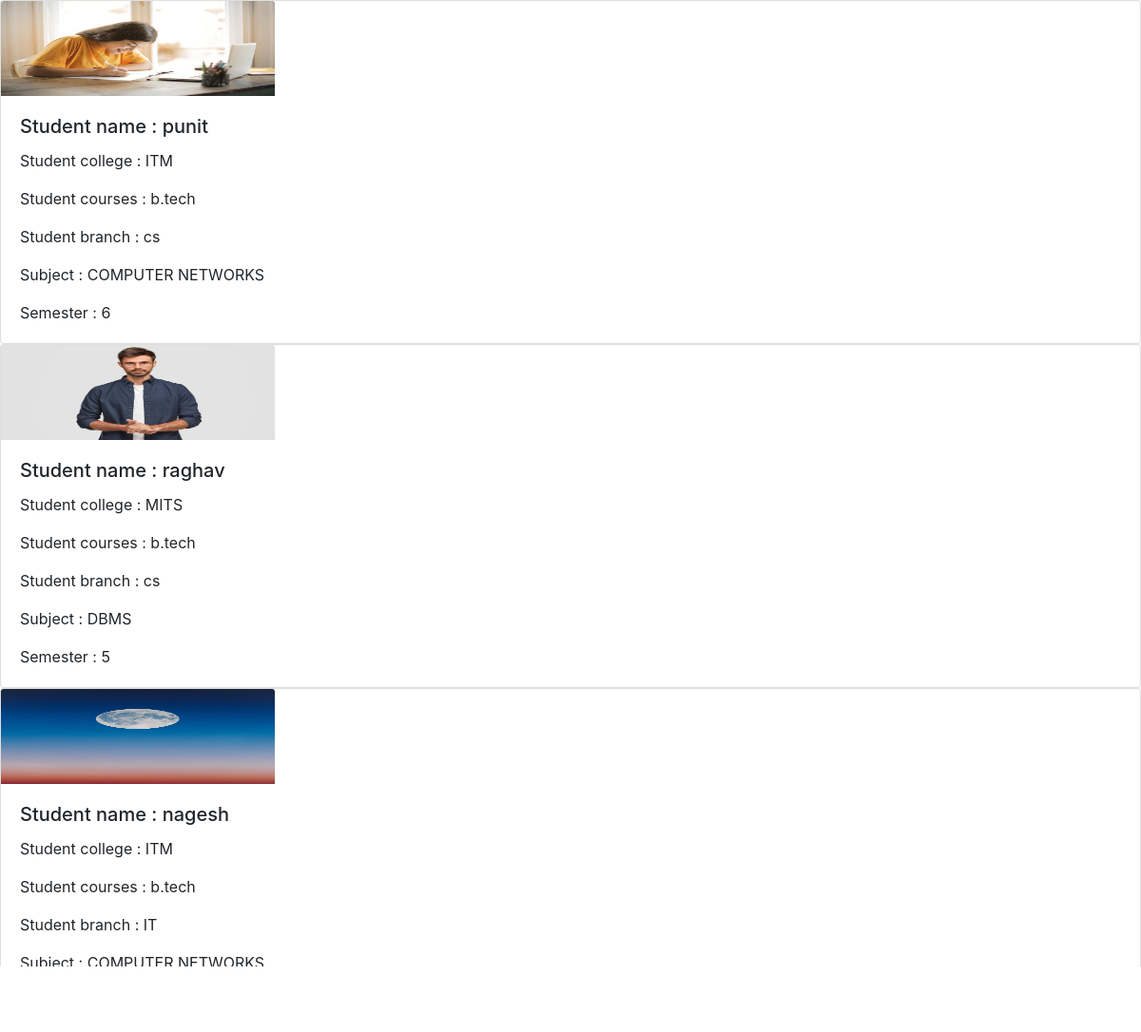
Page /studentprofile on the committed database.
### college/models.py (models this page shows, shortened)
class Student(models.Model):
    sid=models.AutoField
    sname=models.CharField(max_length=50)
    colname = models.CharField(max_length=50)
    semail=models.CharField(max_length=50)
    smob=models.CharField(max_length=12)
    sadd=models.CharField(max_length=100)
    scity=models.CharField(max_length=50)
    scourse=models.CharField(max_length=50)
    sbranch=models.CharField(max_length=50)
    ssubject=models.CharField(max_length=20)
    sdesc=models.CharField(max_length=50)
    ssem=models.CharField(max_length=5)
    spass = models.CharField(max_length=20, default='12345')
    simg = models.ImageField(upload_to="college/images", default='')

### projectosp/views.py (the view)
# urls.py: path('studentprofile',views.studentprofile,name='studentprofile'),
def studentprofile(request):
    student = request.GET.get('Student')
    student = Student.objects.all()
    Params = {'Student':student}
    return render(request,'studentprofile.html',Params)

### templates/studentprofile.html (shortened to what this page needs)
<!DOCTYPE html>
{% load static %}
<html lang="en">
<head>
    <title>Document</title><link rel="stylesheet" href="https://maxcdn.bootstrapcdn.com/bootstrap/4.0.0/css/bootstrap.min.css">
</head>
<body>
    {% for Student in Student %}
    <div class="card-deck">
        <div class="card">
            <img class="card-img-top" src="media/{{Student.simg}}" alt="Card image cap" style="max-width: 18rem; float: right;" height="100vh;">
          <div class="card-body">
            <h5 class="card-title">Student name : {{Student.sname}}</h5>
            <p class="card-text">Student college : {{Student.colname}}</p>
            <p class="card-text">Student courses : {{Student.scourse}}</p>
            <p class="card-text">Student branch : {{Student.sbranch}}</p>
            <p class="card-text">Subject : {{Student.ssubject}}</p>
            <p class="card-text">Semester : {{Student.ssem}}</p>
          </div>
        </div>
      </div>
    {% endfor %}
</body>
</html>

### rows in the picture
Student: simg (picture), sname "punit", colname "ITM", scourse "b.tech", sbranch "cs", ssubject "COMPUTER NETWORKS", ssem "6"
Student: simg (picture), sname "raghav", colname "MITS", scourse "b.tech", sbranch "cs", ssubject "DBMS", ssem "5"
Student: simg (picture), sname "nagesh", colname "ITM", scourse "b.tech", sbranch "IT", ssubject "COMPUTER NETWORKS"
